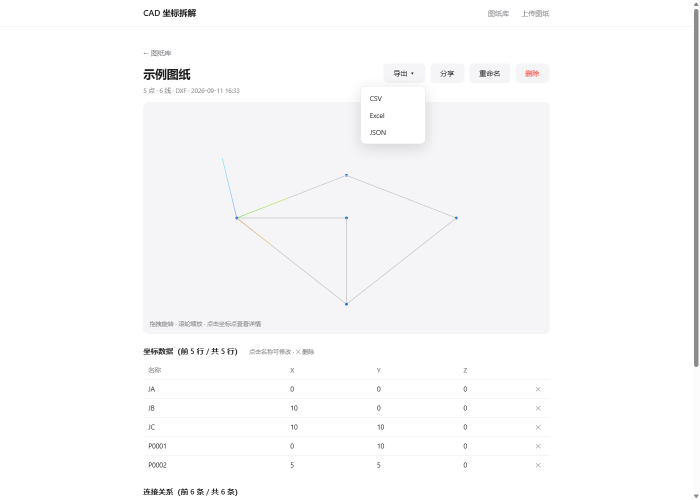
#> input picture app/devtools/screenshots/scan1_detail_full.png, 1400 x 1000 px, found by its file name (shown at 1/2 size); the run also reads 1 picture not shown here
$ python analyze_png.py
#> lines starting #> are read from the running program, lines starting #| are printed output that depends on the picture; after the words box and inside, x2 and y2 are one past the last pixel; in counts of white or black regions, pixels touching at a corner belong together
# -*- coding: utf-8 -*-
"""PNG 取证分析：1) 菜单开/关两图 diff；2) 3D 视图颜色构成与特殊色分布。"""
import os
from collections import Counter

import numpy as np
from PIL import Image, ImageChops

D = r"C:\Users\Aorus\Desktop\Knowledge\Work\Output\cad-coord-3d\app\devtools\screenshots"


def main() -> int:
    im1 = Image.open(os.path.join(D, "scan1_detail_full.png")).convert("RGB")
#> im1 is the input picture: PIL image 1400x1000 RGB; mean R, G, B 250.4, 250.4, 251
    im2 = Image.open(os.path.join(D, "scan2_menu_open.png")).convert("RGB")
    print("sizes:", im1.size, im2.size)
#| sizes: (1400, 1000) (1400, 1000)
    if im1.size == im2.size:
        diff = ImageChops.difference(im1, im2)
#> diff: PIL image 1400x1000 RGB; every value is 0
        bbox = diff.getbbox()
#> bbox = None
        print("menu-open vs closed diff bbox:", bbox)
#| menu-open vs closed diff bbox: None
        a1 = np.asarray(im1).astype(int)
        a2 = np.asarray(im2).astype(int)
        mask = np.abs(a1 - a2).sum(axis=2) > 12
#> mask: shape (1000, 1400) bool; every value is 0
        print("changed px:", int(mask.sum()))
#| changed px: 0
        if mask.any():
            ys, xs = np.where(mask)
            print("changed region: x", int(xs.min()), "-", int(xs.max()),
                  " y", int(ys.min()), "-", int(ys.max()))

    # ---- 3D 视图颜色分析 ----
    im3 = Image.open(os.path.join(D, "scan3_viewer.png")).convert("RGB")
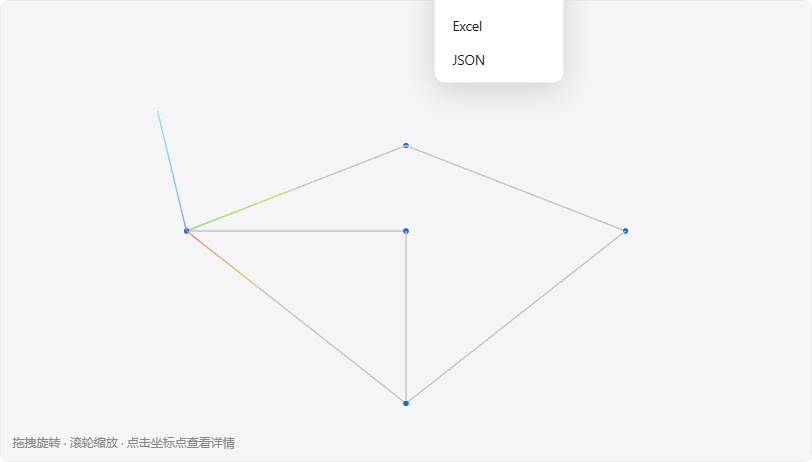
#> input picture app/devtools/screenshots/scan3_viewer.png, 812 x 462 px, found by its file name
#> im3 is the input picture: PIL image 812x462 RGB; mean R, G, B 244.2, 244.3, 246.2
    w, h = im3.size
#> w = 812; h = 462
    print("\nviewer size:", (w, h))
#| viewer size: (812, 462)
    a = np.asarray(im3).astype(int)
    flat = a.reshape(-1, 3)
    # 三通道量化到 8 的倍数做频率统计
    q = (flat // 8 * 8)
    cnt = Counter(map(tuple, q))
#> cnt = 145 items
    print("top quantized colors:")
    for col, n in cnt.most_common(18):
        print("  ", col, n)
#> this loop made 18 passes
#> (col, n) on passes 1 to 12: ((240, 240, 240), 352109), ((248, 248, 248), 10140), ((232, 232, 232), 5538), ((208, 208, 208), 1150), ((224, 224, 224), 1087), ((232, 232, 240), 850), ((216, 216, 216), 635), ((224, 224, 232), 611), ((192, 192, 192), 580), ((128, 128, 136), 385), ((216, 216, 224), 196), ((176, 176, 184), 163)
#|    (240, 240, 240) 352109
#|    (248, 248, 248) 10140
#|    (232, 232, 232) 5538
#|    (208, 208, 208) 1150
#|    (224, 224, 224) 1087
#|    (232, 232, 240) 850
#|    (216, 216, 216) 635
#|    (224, 224, 232) 611
#> (further printed lines are left out)

    # 特殊色系检测（轴色 / 点色 / 线色）
    def find(rgb, tol=26, label=""):
#> called with rgb = (0, 113, 227), tol = 40, label = 'point-blue (#0071E3)'
        m = (np.abs(a - np.array(rgb)).sum(axis=2) <= tol)
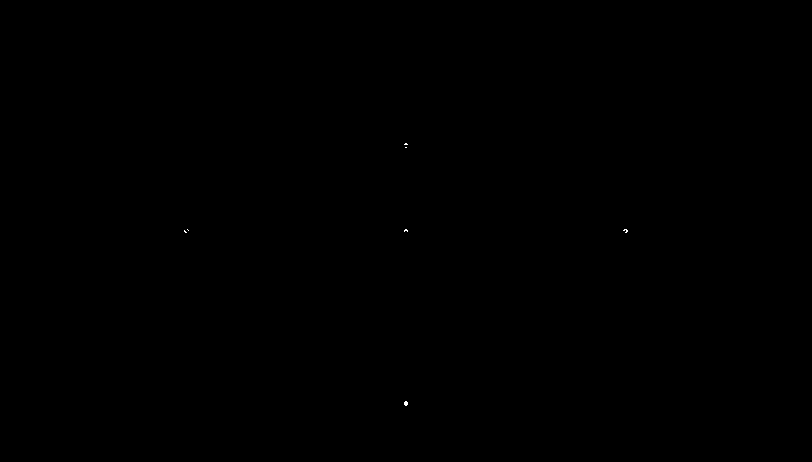
#> m: shape (462, 812) bool; 0.01% white in thin lines or dots, all inside (x1, y1, x2, y2) = (184, 143, 628, 406)
        n = int(m.sum())
#> n = 50
        if n:
            ys, xs = np.where(m)
#> ys = 50 values from 143 to 405; xs = 50 values, max 627 at index 23, min 184 at index 14, mean 423.1
            print(f"[{label}] {rgb}: {n} px, bbox x {int(xs.min())}-{int(xs.max())} "
                  f"y {int(ys.min())}-{int(ys.max())}")
#| [point-blue (#0071E3)] (0, 113, 227): 50 px, bbox x 184-627 y 143-405
        else:
            print(f"[{label}] {rgb}: 0 px")
        return m

    find((0, 113, 227), 40, "point-blue (#0071E3)")
    find((198, 198, 199), 12, "line-gray (0.22 black on bg)")
#> call 2 of find, with rgb = (198, 198, 199), tol = 12, label = 'line-gray (0.22 black on bg)'
#> in find (call 2), `m = (np.abs(a - np.array(rgb)).sum(axis=2) <= tol)`:
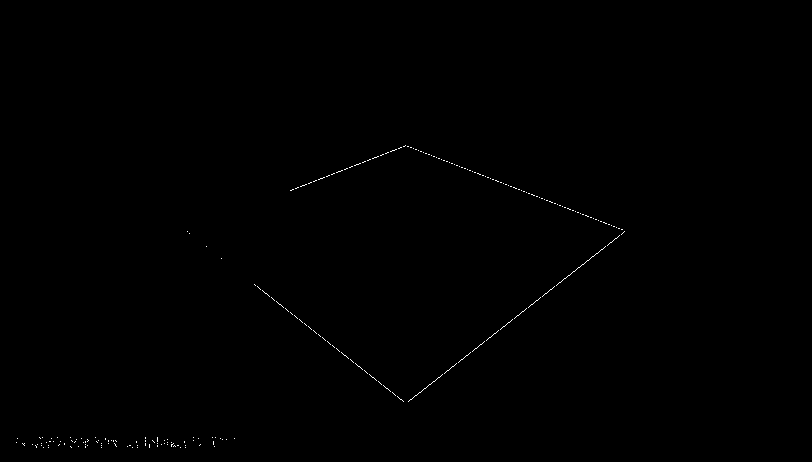
#> m: shape (462, 812) bool; 0.19% white in thin lines or dots, all inside (x1, y1, x2, y2) = (16, 145, 625, 448)
#> in find (call 2), `n = int(m.sum())`: n = 712
#> in find (call 2), `ys, xs = np.where(m)`: ys = 712 values from 145 to 447; xs = 712 values, max 624 at index 239, min 16 at index 630, mean 381.1
#| [line-gray (0.22 black on bg)] (198, 198, 199): 712 px, bbox x 16-624 y 145-447
    find((135, 135, 250), 30, "axis-Z blue-ish")
#> in find (call 3), `m = (np.abs(a - np.array(rgb)).sum(axis=2) <= tol)`: m: shape (462, 812) bool; 0% white in thin lines or dots, all inside (x1, y1, x2, y2) = (184, 221, 186, 229)
#| [axis-Z blue-ish] (135, 135, 250): 7 px, bbox x 184-185 y 221-228
    find((250, 135, 136), 30, "axis-X red-ish")
#> in find (call 4), `m = (np.abs(a - np.array(rgb)).sum(axis=2) <= tol)`: m: shape (462, 812) bool; every value is 0
#| [axis-X red-ish] (250, 135, 136): 0 px
#| [axis-Y green-ish] (135, 250, 136): 0 px
#| [selected-orange] (255, 149, 0): 0 px
    find((135, 250, 136), 30, "axis-Y green-ish")
    find((255, 149, 0), 40, "selected-orange")

    # 背景色确认
    find((245, 245, 247), 6, "viewer bg")
#> in find (call 7), `m = (np.abs(a - np.array(rgb)).sum(axis=2) <= tol)`:
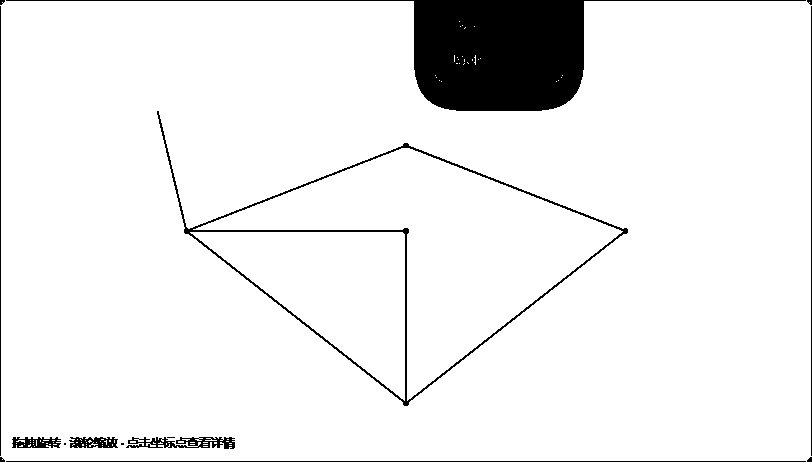
#> m: shape (462, 812) bool; 93.3% white; 15 black regions (7 under 20 px), largest, box (x1, y1, x2, y2) and area: (6, 0, 806, 111) 18628, (157, 111, 628, 406) 3260, (6, 461, 806, 462) 800
#> in find (call 7), `n = int(m.sum())`: n = 349991
#| [viewer bg] (245, 245, 247): 349991 px, bbox x 0-811 y 0-461
    return 0


if __name__ == "__main__":
    raise SystemExit(main())
#> (the program exits here)
